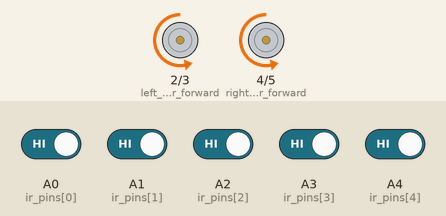
A sketch run on a simulated Arduino Uno, built with avr-gcc and run on an emulated ATmega328P. Shown: motor-driver pin pairs drawn as motors (green arrow = first pin HIGH = forward, orange = second pin HIGH = backward, longer = more drive). Inputs (shaded band) come from the test bench; at power-on: A0 (ir_pins[0]), A1 (ir_pins[1]), A2 (ir_pins[2]), A3 (ir_pins[3]), A4 (ir_pins[4]) HIGH.

Above: at 1.2 s.
1.3 s: A0 (ir_pins[0]) driven LOW
At 2.5 s:
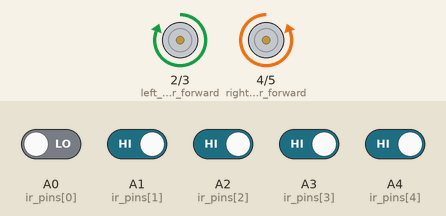
2.8 s: A0 (ir_pins[0]) driven HIGH
At 3.8 s:
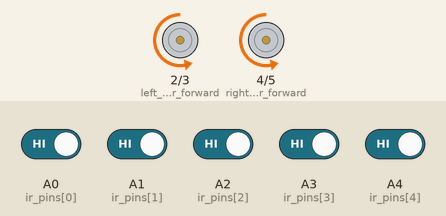
4.3 s: A1 (ir_pins[1]) driven LOW
At 4.9 s:
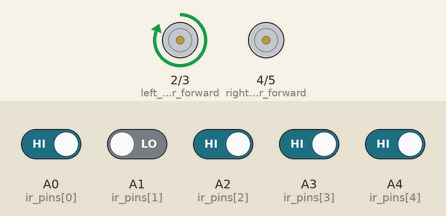
5.8 s: A1 (ir_pins[1]) driven HIGH
At 6.1 s:
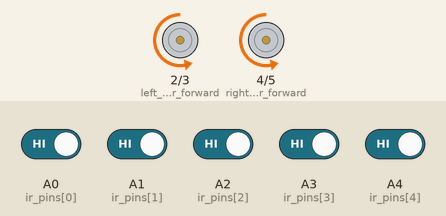
7.3 s: A3 (ir_pins[3]) driven LOW
At 8.4 s:
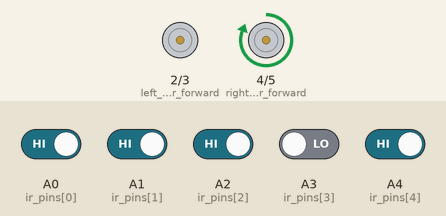
8.8 s: A4 (ir_pins[4]) driven LOW
At 9.6 s:
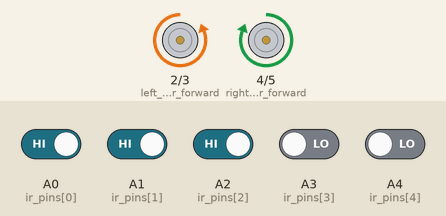
Timing chart, 0 to 11.3 s (numbered marks = the images above; inputs shaded):
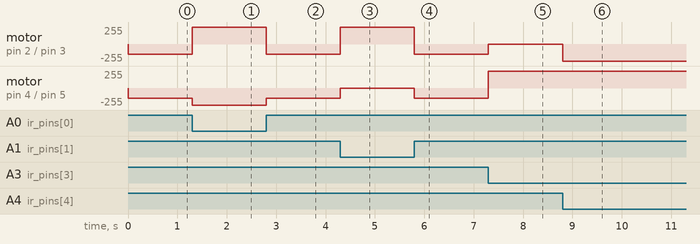

Measured:
- after the input at 1.3 s, motor on pin 2 (left_motor_forward) / pin 3 (left_motor_backward): backward 150/255 → forward 255/255 at once; motor on pin 4 (right_motor_forward) / pin 5 (right_motor_backward): backward 150/255 → backward 255/255 at once
- after the input at 2.8 s, motor on pin 2 (left_motor_forward) / pin 3 (left_motor_backward): forward 255/255 → backward 150/255 at once; motor on pin 4 (right_motor_forward) / pin 5 (right_motor_backward): backward 255/255 → backward 150/255 at once
- after the input at 4.3 s, motor on pin 2 (left_motor_forward) / pin 3 (left_motor_backward): backward 150/255 → forward 255/255 at once; motor on pin 4 (right_motor_forward) / pin 5 (right_motor_backward): backward 150/255 → stopped at once
- after the input at 5.8 s, motor on pin 2 (left_motor_forward) / pin 3 (left_motor_backward): forward 255/255 → backward 150/255 at once; motor on pin 4 (right_motor_forward) / pin 5 (right_motor_backward): stopped → backward 150/255 at once
- after the input at 7.3 s, motor on pin 2 (left_motor_forward) / pin 3 (left_motor_backward): backward 150/255 → stopped at once; motor on pin 4 (right_motor_forward) / pin 5 (right_motor_backward): backward 150/255 → forward 255/255 at once
- after the input at 8.8 s, motor on pin 2 (left_motor_forward) / pin 3 (left_motor_backward): stopped → backward 255/255 at once

The sketch:

sensor_code.ino
```cpp
//LINE FOLLOWER BOT
//For work with IR sensor array of size 5
//For work with L293D or L298N Motor Driver

int left_motor_forward = 2;
int left_motor_backward = 3;
int right_motor_forward = 4;
int right_motor_backward = 5;
int ir_pins[5]={A0,A1,A2,A3,A4};//initializing variables for pins connected to IR sensors
int ir_sensors[5];//initializing variables for taking input from 8 IR Sensor array
void setup(){
  //Serial.begin(9600);
  int pins;
  for(pins=0;pins<5;pins++){
  pinMode(ir_pins[pins],INPUT);//setting pins connected to IR sensors to INPUT mode
  }
  //setting pins connected to Motor Driver to OUTPUT mode
  pinMode(left_motor_forward,OUTPUT);
  pinMode(left_motor_backward,OUTPUT);
  pinMode(right_motor_forward,OUTPUT);
  pinMode(right_motor_backward,OUTPUT);
}
void goAhead(){
  analogWrite(left_motor_forward,255);
  analogWrite(right_motor_forward,255);
  digitalWrite(left_motor_backward,LOW);
  digitalWrite(right_motor_backward,LOW);
}

void turnLeft(){
  digitalWrite(left_motor_forward,LOW);
  analogWrite(right_motor_forward,255);
  analogWrite(left_motor_backward,255);
  digitalWrite(right_motor_backward,LOW);
}

void turnRight(){
  analogWrite(left_motor_forward,255);
  digitalWrite(right_motor_forward,LOW);
  digitalWrite(left_motor_backward,LOW);
  analogWrite(right_motor_backward,255);
}
/*void Stop(){
  digitalWrite(left_motor_forward,LOW);
  digitalWrite(right_motor_forward,LOW);
  digitalWrite(left_motor_backward,LOW);
  digitalWrite(right_motor_backward,LOW);
}*/
//Stop function is added for the help of user. He/she can use this to code to stop the bot at any specific condition if needed.
void goBack(){
  digitalWrite(left_motor_forward,LOW);
  digitalWrite(right_motor_forward,LOW);
  analogWrite(left_motor_backward,150);
  analogWrite(right_motor_backward,150);
}
void mediumLeft(){
  analogWrite(left_motor_forward,0);
  analogWrite(right_motor_forward,255);
  digitalWrite(left_motor_backward,LOW);
  digitalWrite(right_motor_backward,LOW);
}
void mediumRight(){
  analogWrite(left_motor_forward,255);
  analogWrite(right_motor_forward,0);
  digitalWrite(left_motor_backward,LOW);
  digitalWrite(right_motor_backward,LOW);
}
void loop(){
  int i;
  for(i=0;i<5;i++)
  {
    ir_sensors[i]=digitalRead(ir_pins[i]);//Taking input from the IR sensor array
    //Serial.println(ir_sensors[i]);
  }
  if((ir_sensors[0]==0 && ir_sensors[1]==0 && ir_sensors[3]==0 && ir_sensors[4]==0 && ir_sensors[2]==1))//robot is on the black line,so nothing to do,robot goes ahead
  {
      goAhead();
  }
  else
  {
    int s;
    s=(5*ir_sensors[0] + 3*ir_sensors[1] -5*ir_sensors[4] - 3*ir_sensors[3]);//Here,we have done this to achieve better control and make full use of IR sensor array of size 5
    if(s==0)//all the sensors are sensing same color(i.e, either white or black).In this case we move the robot backwards with medium speed.
    {
       goBack();
    }
   if(s>2 && s<=4)//robot is on right of the black line,hence leftwards movement
    {
       mediumLeft();
    }
    if(s<-2 && s>=-4)//robot is on left of the black line,hence rightwards movement
    {
       mediumRight();
    }
    if(s>4)//robot is completely on the right side of black line,hence a strong leftwards movement
    {
       turnLeft();
    }
    if(s<-4)//robot is completely on the left side of black line,hence a strong rightwards movement
    {
       turnRight();
    }
  }
}
```
